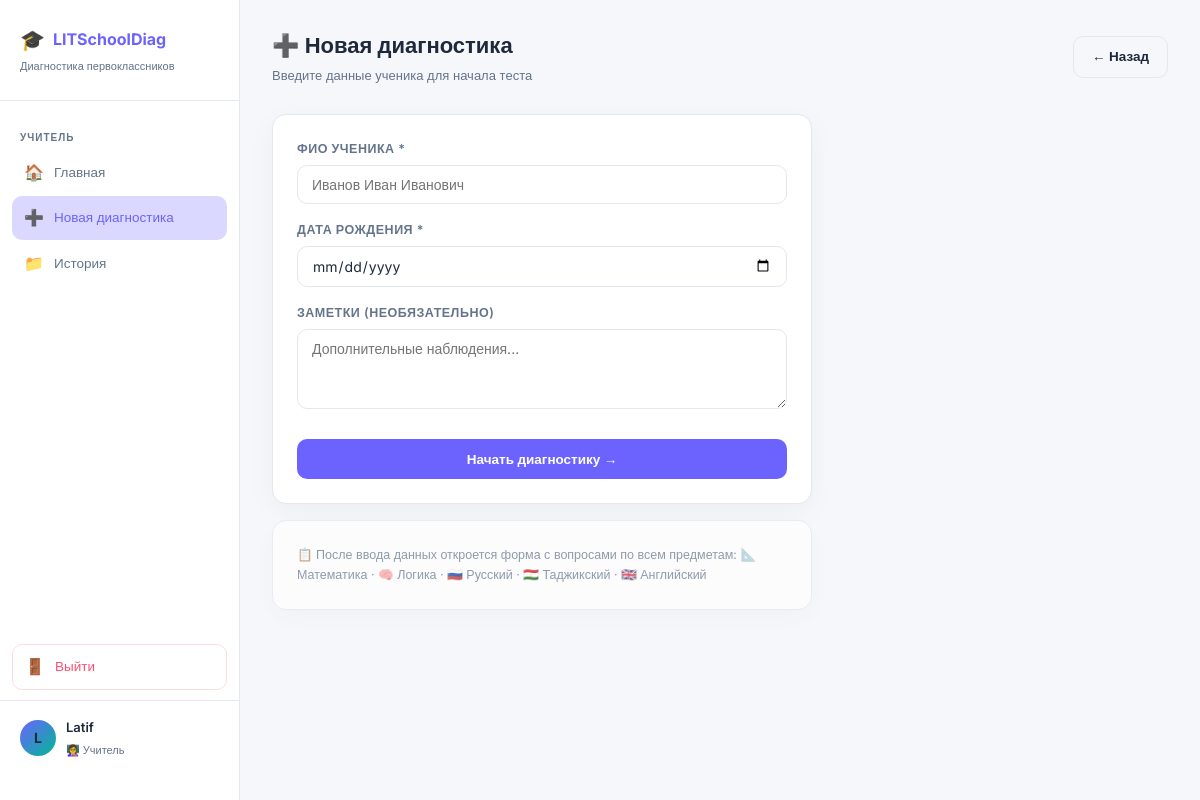
Page /teacher/new-test (signed in) on the committed database.
### models.py (models this page shows, shortened)
class User(UserMixin, db.Model):
    __tablename__ = 'users'
    id = db.Column(db.Integer, primary_key=True)
    username = db.Column(db.String(80), unique=True, nullable=False)
    password_hash = db.Column(db.String(256), nullable=False)
    full_name = db.Column(db.String(150), nullable=False)
    role = db.Column(db.String(20), nullable=False, default='teacher')
    is_active = db.Column(db.Boolean, default=True)
    created_at = db.Column(db.DateTime, default=datetime.utcnow)
    sessions = db.relationship('TestSession', backref='teacher', lazy=True)
    def is_admin(self):
        return self.role == 'admin'

### teacher_bp.py (the view, shortened to what this page needs)
@teacher_bp.route('/new-test', methods=['GET', 'POST'])
@login_required
def new_test():
    return render_template('teacher/new_test.html')

### templates/teacher/new_test.html (shortened to what this page needs)
{% extends 'base.html' %}
{% block content %}
<div class="topbar">
  <div class="page-title">
    <h1>➕ Новая диагностика</h1>
    <p>Введите данные ученика для начала теста</p>
  </div>
  <a href="{{ url_for('teacher.dashboard') }}" class="btn btn-outline">← Назад</a>
</div>
<div style="max-width:540px">
  <div class="card">
    <form method="POST" action="{{ url_for('teacher.new_test') }}">
      <div class="form-group">
        <label class="form-label">ФИО ученика *</label>
        <input type="text" name="full_name" class="form-control" required
               placeholder="Иванов Иван Иванович" autofocus>
      </div>
      <div class="form-group">
        <label class="form-label">Дата рождения *</label>
        <input type="date" name="birth_date" class="form-control" required>
      </div>
      <div class="form-group">
        <label class="form-label">Заметки (необязательно)</label>
        <textarea name="notes" class="form-control" rows="2"
                  placeholder="Дополнительные наблюдения..."></textarea>
      </div>
      <button type="submit" class="btn btn-primary w-full" style="justify-content:center;padding:12px;margin-top:8px">
        Начать диагностику →
      </button>
    </form>
  </div>
  <div class="card mt-4" style="opacity:0.7">
    <p class="text-sm text-muted">📋 После ввода данных откроется форма с вопросами по всем предметам:
      📐 Математика · 🧠 Логика · 🇷🇺 Русский · 🇹🇯 Таджикский · 🇬🇧 Английский
    </p>
  </div>
</div>
{% endblock %}

### templates/base.html (shortened to what this page needs)
<!DOCTYPE html>
<html lang="ru">
<head>
  <link rel="stylesheet" href="{{ url_for('static', filename='css/style.css') }}">
</head>
<body>
<div class="layout">
  {% if current_user.is_authenticated %}
  <aside class="sidebar">
    <div class="sidebar-logo">
      <h2><span>🎓</span> LITSchoolDiag</h2>
      <p>Диагностика первоклассников</p>
    </div>
    <nav class="sidebar-nav">
      {% if current_user.is_admin() %}
      <div class="nav-section">Администратор</div>
      <a href="{{ url_for('admin.dashboard') }}" class="nav-link {% if request.endpoint == 'admin.dashboard' %}active{% endif %}">
        <span class="icon">📊</span> Дашборд
      </a>
      <a href="{{ url_for('admin.questions') }}" class="nav-link {% if request.endpoint == 'admin.questions' %}active{% endif %}">
        <span class="icon">❓</span> Вопросы
      </a>
      <a href="{{ url_for('admin.teachers') }}" class="nav-link {% if request.endpoint == 'admin.teachers' %}active{% endif %}">
        <span class="icon">👩‍🏫</span> Учителя
      </a>
      <a href="{{ url_for('admin.results') }}" class="nav-link {% if 'result' in request.endpoint %}active{% endif %}">
        <span class="icon">📋</span> Результаты
      </a>
      {% else %}
      <div class="nav-section">Учитель</div>
      <a href="{{ url_for('teacher.dashboard') }}" class="nav-link {% if request.endpoint == 'teacher.dashboard' %}active{% endif %}">
        <span class="icon">🏠</span> Главная
      </a>
      <a href="{{ url_for('teacher.new_test') }}" class="nav-link {% if request.endpoint == 'teacher.new_test' %}active{% endif %}">
        <span class="icon">➕</span> Новая диагностика
      </a>
      <a href="{{ url_for('teacher.history') }}" class="nav-link {% if request.endpoint == 'teacher.history' %}active{% endif %}">
        <span class="icon">📁</span> История
      </a>
      {% endif %}
    </nav>
    <div style="padding:0 12px 8px">
      <a href="{{ url_for('auth.logout') }}" class="nav-link" style="color:var(--danger);border:1px solid rgba(255,79,112,0.2);border-radius:10px;">
        <span class="icon">🚪</span> Выйти
      </a>
    </div>
    <div class="sidebar-user">
      <div class="avatar">{{ current_user.full_name[0] }}</div>
      <div class="info">
        <p>{{ current_user.full_name.split()[0] }}</p>
        <span>{{ '🛡 Администратор' if current_user.is_admin() else '👩‍🏫 Учитель' }}</span>
      </div>
    </div>
  </aside>
  {% endif %}
  <main class="main-content">
    {% block content %}{% endblock %}
  </main>
</div>
</body>
</html>

### static/css/style.css (style rules this page uses)
:root { --bg: #f5f7fa; --bg2: #ffffff; --card: #ffffff; --card2: #f8fafc; --border: #e2e8f0; --primary: #6c63ff; --primary-h: #5a52d5; --primary-glow: rgba(108,99,255,0.25); --accent: #00b894; --danger: #ff4f70; --warn: #ffb547; --text: #1e293b; --muted: #64748b; --radius: 14px; --shadow: 0 8px 30px rgba(0,0,0,0.04); }
*, *::before, *::after { box-sizing: border-box; margin: 0; padding: 0; }
body { font-family: 'Inter', sans-serif; background: var(--bg); color: var(--text); min-height: 100vh; font-size: 14px; line-height: 1.6; }
.layout { display: flex; min-height: 100vh; }
.sidebar { width: 240px; min-height: 100vh; background: var(--bg2); border-right: 1px solid var(--border); padding: 24px 0; display: flex; flex-direction: column; position: fixed; left: 0; top: 0; bottom: 0; z-index: 100; }
.sidebar-logo { padding: 0 20px 24px; border-bottom: 1px solid var(--border); margin-bottom: 16px; }
.sidebar-logo h2 { font-size: 16px; font-weight: 700; color: var(--primary); display: flex; align-items: center; gap: 8px; }
.sidebar-logo span { font-size: 20px; }
.sidebar-logo p { font-size: 11px; color: var(--muted); margin-top: 2px; }
.sidebar-nav { flex: 1; padding: 0 12px; }
.nav-section { font-size: 10px; font-weight: 600; color: var(--muted); text-transform: uppercase; letter-spacing: 1px; padding: 12px 8px 6px; }
.nav-link { display: flex; align-items: center; gap: 10px; padding: 9px 12px; border-radius: 10px; color: var(--muted); text-decoration: none; font-weight: 500; font-size: 13.5px; margin-bottom: 2px; transition: all 0.2s; }
.nav-link.active { background: var(--primary-glow); color: var(--primary); }
.nav-link .icon { font-size: 16px; width: 20px; text-align: center; }
.sidebar-user { padding: 16px 20px; border-top: 1px solid var(--border); display: flex; align-items: center; gap: 10px; }
.avatar { width: 36px; height: 36px; border-radius: 50%; background: linear-gradient(135deg, var(--primary), var(--accent)); display: flex; align-items: center; justify-content: center; font-weight: 700; font-size: 14px; flex-shrink: 0; }
.sidebar-user .info p { font-size: 13px; font-weight: 600; }
.sidebar-user .info span { font-size: 11px; color: var(--muted); }
.main-content { margin-left: 240px; flex: 1; padding: 28px 32px; }
.topbar { display: flex; align-items: center; justify-content: space-between; margin-bottom: 28px; }
.page-title h1 { font-size: 22px; font-weight: 700; }
.page-title p { color: var(--muted); font-size: 13px; margin-top: 2px; }
.card { background: var(--card); border: 1px solid var(--border); border-radius: var(--radius); padding: 24px; box-shadow: var(--shadow); }
.btn { display: inline-flex; align-items: center; gap: 6px; padding: 9px 18px; border-radius: 10px; font-size: 13.5px; font-weight: 600; cursor: pointer; border: none; transition: all 0.2s; text-decoration: none; font-family: inherit; }
.btn-primary { background: var(--primary); color: #fff; }
.btn-outline { background: transparent; border: 1px solid var(--border); color: var(--text); }
.form-group { margin-bottom: 16px; }
.form-label { display: block; font-size: 12.5px; font-weight: 600; color: var(--muted); text-transform: uppercase; letter-spacing: 0.5px; margin-bottom: 6px; }
.form-control { width: 100%; padding: 10px 14px; border-radius: 10px; background: var(--bg2); border: 1px solid var(--border); color: var(--text); font-size: 14px; font-family: inherit; transition: border-color 0.2s; }
textarea.form-control { resize: vertical; min-height: 80px; }
.mt-4 { margin-top: 16px; }
.text-muted { color: var(--muted); }
.text-sm { font-size: 12.5px; }
.w-full { width: 100%; }

### rows in the picture
User: full_name "L", full_name "Latif", role "👩‍🏫 Учитель"
